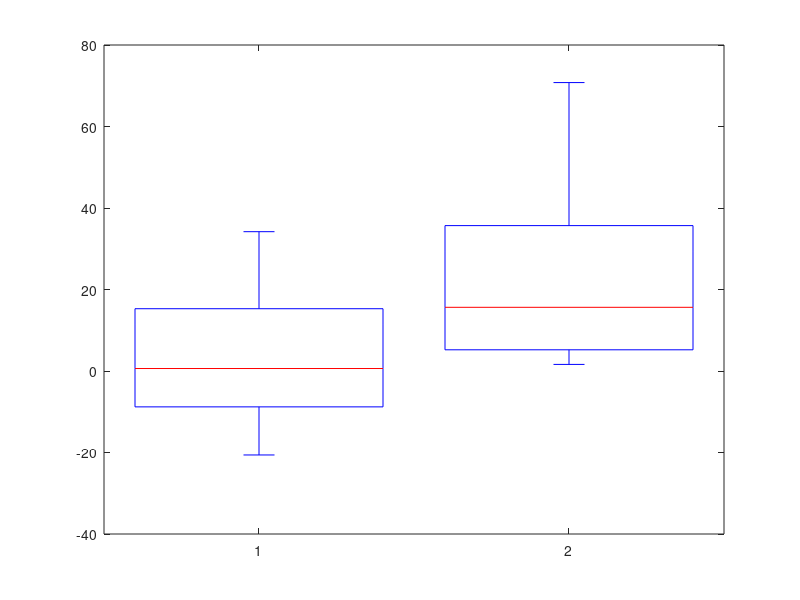

The MATLAB source for this figure: (Note: this script raises an error after producing the figure.)
%% figure 3D

load('LFP_eyemovements')

% subtract baselines
LFP_std = LFP_eyemovements.std - LFP_eyemovements.std_baseline;
LFP_dev = LFP_eyemovements.dev - LFP_eyemovements.dev_baseline;
LFP_mov = LFP_eyemovements.mov - LFP_eyemovements.mov_baseline;

% plot the standard and deviant relative to movement
figure
boxplot([LFP_std'-LFP_mov',LFP_dev'-LFP_mov'])
hold on
swarmchart(ones(length(LFP_mov),1), LFP_std-LFP_mov, 'blue', 'filled', 'XJitterWidth',0.2, 'MarkerFaceAlpha',0.4)
swarmchart(2*ones(length(LFP_mov),1), LFP_dev-LFP_mov, 'red', 'filled', 'XJitterWidth',0.2, 'MarkerFaceAlpha',0.4)
yline(0,'--')
title(append('Vis response-movement response, N=', string(length(LFP_mov))), 'Interpreter','none')
xticklabels({'Standard', 'Deviant'})

% calculate p-values, same as paired ttest(LFP_dev,LFP_mov)
[~,p_dev] = ttest(LFP_dev-LFP_mov);
[~,p_std] = ttest(LFP_std-LFP_mov);
